Frame 1 (no input): blank canvas, image omitted
Frame 60 (no input): blank canvas, image omitted
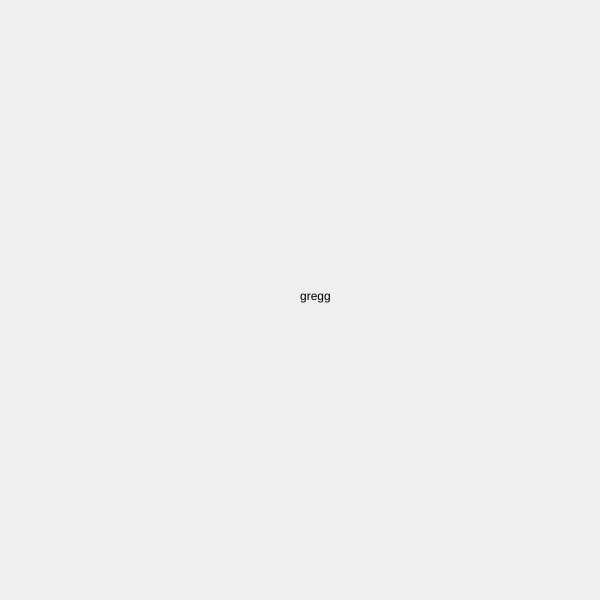
Frame 120 (the mouse pressed at the canvas centre since frame 60)

The p5.js sketch whose frames 1 and 60 were blank and that drew this single picture after the mouse press (run headless with seeded random() and noise() and a simulated clock; from frame 60 on, the mouse is pressed at the canvas centre):

// p5.js sketch
// ── sketch.js
let eggs = [{
  name: "yegg", 
  color: "yellow"
}, {
  name: "gregg", 
  color: "green"
}, {
  name: "blegg",
  color: "blue"
}, {
  name: "regg",
  color: "red"
}, {
  name: "pegg",
  color: "purple"
}];   

let randomIndex;

function setup() {
  createCanvas(600, 600);
  background(220);
  
  eggs[0] = "Yegg the Egg";
  console.log("List of Eggs:" + eggs);
  console.log(eggs[2].name, eggs[2].color);
         

  console.log(eggs);
  
  eggs.pop();
  console.log("array after pop");
  console.log(eggs);
  
  eggs.push("Eggo");
  console.log("array after push");
  console.log(eggs);
  
}

function draw() {
}

function mousePressed(){
  background(random(200,255));
  randomIndex = int(random(eggs.length));
  console.log(eggs[randomIndex].name);  
  text(eggs[randomIndex].name,300,300);
  eggs.splice(randomIndex, 1);
}
